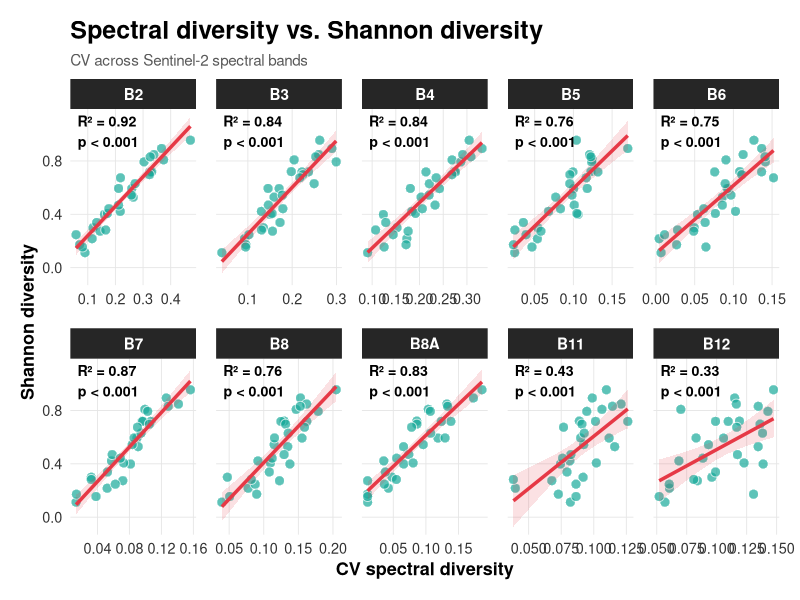
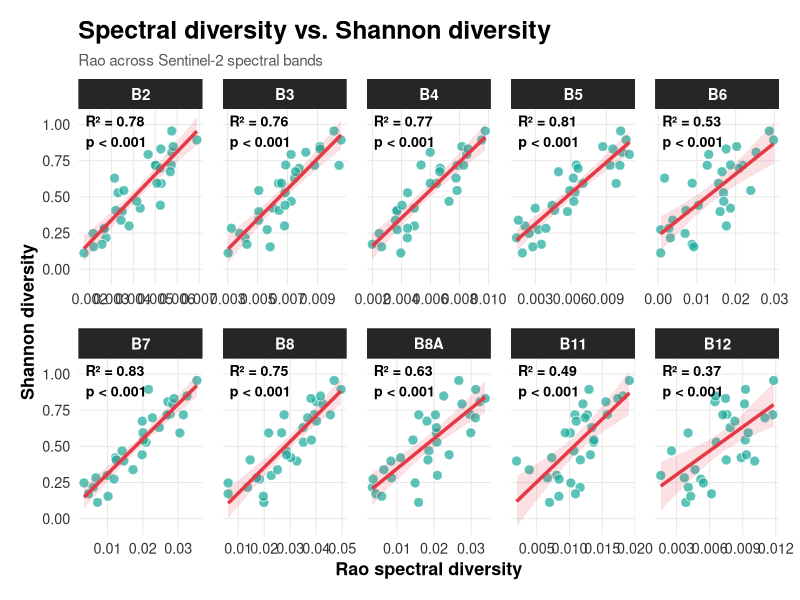
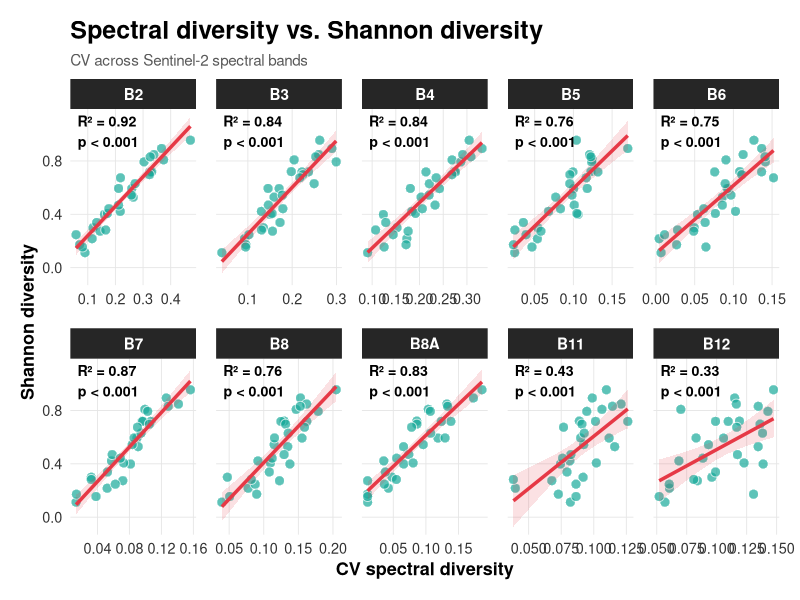
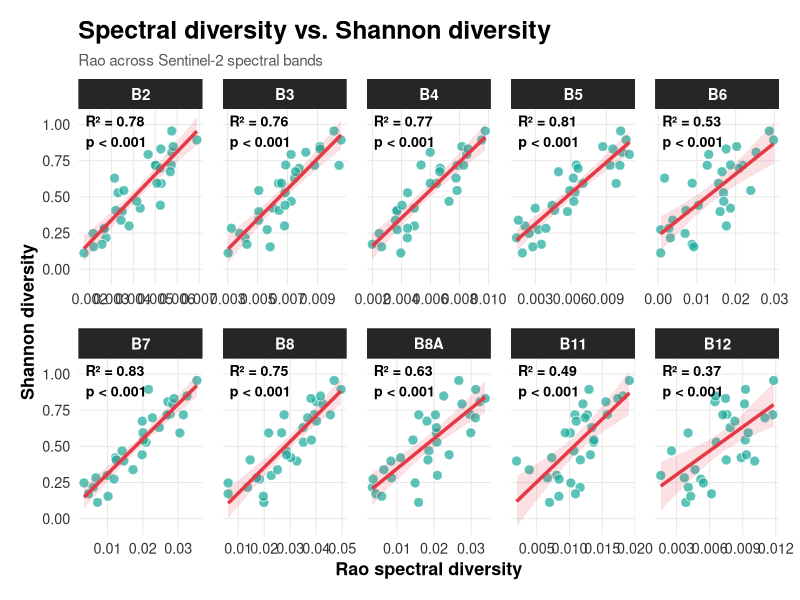

The R source for these figures, in order:
library(tidyverse)
library(ggplot2)

# ============================================================
# 1. IMPORTAZIONE
# ============================================================

setwd("~/Desktop/")

dat <- read.csv("spectral_diversity_FAKE_strong_relationships.csv") %>%
  rename(shannon = SHANNON)


# ============================================================
# 2. FORMATO LONG
# ============================================================

dat_long <- dat %>%
  pivot_longer(
    cols = matches("^(CV|RAO)_"),
    names_to = c("metric", "band"),
    names_pattern = "(CV|RAO)_(.*)",
    values_to = "spectral_diversity"
  ) %>%
  mutate(
    metric = recode(metric, "RAO" = "Rao"),
    band = factor(
      band,
      levels = c(
        "B2", "B3", "B4", "B5", "B6",
        "B7", "B8", "B8A", "B11", "B12"
      )
    )
  )


# ============================================================
# 3. R2 E P-VALUE PER BANDA
# ============================================================

reg_stats <- dat_long %>%
  filter(
    !is.na(spectral_diversity),
    !is.na(shannon)
  ) %>%
  group_by(metric, band) %>%
  group_modify(~ {

    mod <- lm(
      shannon ~ spectral_diversity,
      data = .x
    )

    sm <- summary(mod)

    tibble(
      r2 = sm$r.squared,
      p_value = coef(sm)[2, 4]
    )
  }) %>%
  ungroup() %>%
  mutate(
    label = case_when(
      p_value < 0.001 ~ paste0(
        "R² = ", sprintf("%.2f", r2),
        "\np < 0.001"
      ),
      TRUE ~ paste0(
        "R² = ", sprintf("%.2f", r2),
        "\np = ", sprintf("%.3f", p_value)
      )
    )
  )


# ============================================================
# 4. FUNZIONE PER IL GRAFICO
# ============================================================

super_plot <- function(data, stats, metrica) {

  dati_plot <- data %>%
    filter(metric == metrica)

  stats_plot <- stats %>%
    filter(metric == metrica)

  ggplot(
    dati_plot,
    aes(
      x = spectral_diversity,
      y = shannon
    )
  ) +

    geom_point(
      size = 3,
      alpha = 0.70,
      shape = 21,
      fill = "#18A999",
      colour = "white",
      stroke = 0.5
    ) +

    geom_smooth(
      method = "lm",
      formula = y ~ x,
      se = TRUE,
      linewidth = 1.2,
      colour = "#E63946",
      fill = "#E63946",
      alpha = 0.15
    ) +

    geom_text(
      data = stats_plot,
      aes(
        x = -Inf,
        y = Inf,
        label = label
      ),
      inherit.aes = FALSE,
      hjust = -0.12,
      vjust = 1.2,
      size = 3.6,
      fontface = "bold"
    ) +

    facet_wrap(
      ~band,
      scales = "free_x",
      ncol = 5
    ) +

    labs(
      x = paste0(metrica, " spectral diversity"),
      y = "Shannon diversity",
      title = "Spectral diversity vs. Shannon diversity",
      subtitle = paste0(
        metrica,
        " across Sentinel-2 spectral bands"
      )
    ) +

    theme_minimal(base_size = 13) +

    theme(
      panel.grid.minor = element_blank(),

      panel.grid.major = element_line(
        colour = "grey90",
        linewidth = 0.3
      ),

      strip.background = element_rect(
        fill = "grey15",
        colour = NA
      ),

      strip.text = element_text(
        colour = "white",
        face = "bold",
        size = 11
      ),

      plot.title = element_text(
        face = "bold",
        size = 18
      ),

      plot.subtitle = element_text(
        colour = "grey35",
        size = 11
      ),

      axis.title = element_text(
        face = "bold"
      ),

      axis.text = element_text(
        colour = "grey20"
      ),

      panel.spacing = unit(1, "lines"),

      plot.margin = margin(
        15, 15, 15, 15
      )
    )
}


# ============================================================
# 5. GRAFICO CV
# ============================================================

p_CV <- super_plot(
  dat_long,
  reg_stats,
  "CV"
)

p_CV


# ============================================================
# 6. GRAFICO RAO
# ============================================================

p_Rao <- super_plot(
  dat_long,
  reg_stats,
  "Rao"
)

p_Rao


# ============================================================
# 7. SALVATAGGIO
# ============================================================

ggsave(
  "Shannon_CV_bands.png",
  p_CV,
  width = 14,
  height = 7,
  dpi = 600,
  bg = "white"
)

ggsave(
  "Shannon_Rao_bands.png",
  p_Rao,
  width = 14,
  height = 7,
  dpi = 600,
  bg = "white"
)
